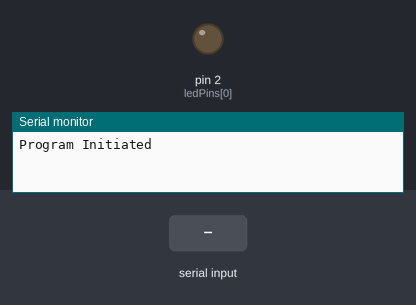
Bench run of a sketch on a simulated Arduino Uno, built with avr-gcc and run on an emulated ATmega328P. Shown: output pins drawn as LEDs (lit = HIGH), the last lines printed to the serial monitor. The test bench sets the inputs (shaded band).

Above: at 1.2 s.
1.3 s: "1" received over Serial
At 2.3 s:
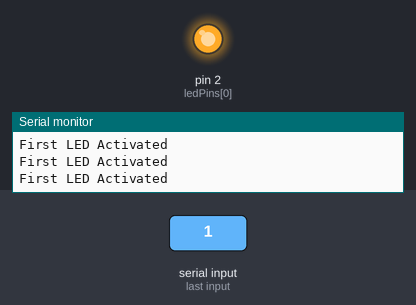
2.8 s: "2" received over Serial
4.7 s: "3" received over Serial
Timing chart, 0 to 7.7 s (numbered marks = the images above; inputs shaded):
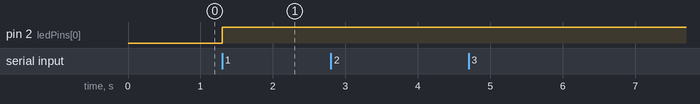

The sketch:

toggleLed.ino
```cpp
int ledPins[] = {2,3,4,5};
char var = '0';

void setup(){
  for (int i=0; i<4;i++){
    pinMode(ledPins[0],OUTPUT);
  }

  Serial.begin(9600);
  Serial.print("Program Initiated\n");
}

void loop(){

  while (Serial.available() > 0){
    var = Serial.read();
  }

  switch (var) {
   case '1':
      digitalWrite(ledPins[0],HIGH);
      Serial.print("First LED Activated\n");
      break;
   case '2':
      digitalWrite(ledPins[1],HIGH);
      Serial.print("Second LED Activated\n");
      break;
   case '3':
      digitalWrite(ledPins[2],HIGH);
      Serial.print("Third LED Activated\n");
      break;
   case '4':
      digitalWrite(ledPins[3],HIGH);
      Serial.print("Forth LED Activated\n");
      break;
  }
}
```

Measured:
- after the input at 1.3 s, pin 2 (ledPins[0]): LOW → HIGH at once
